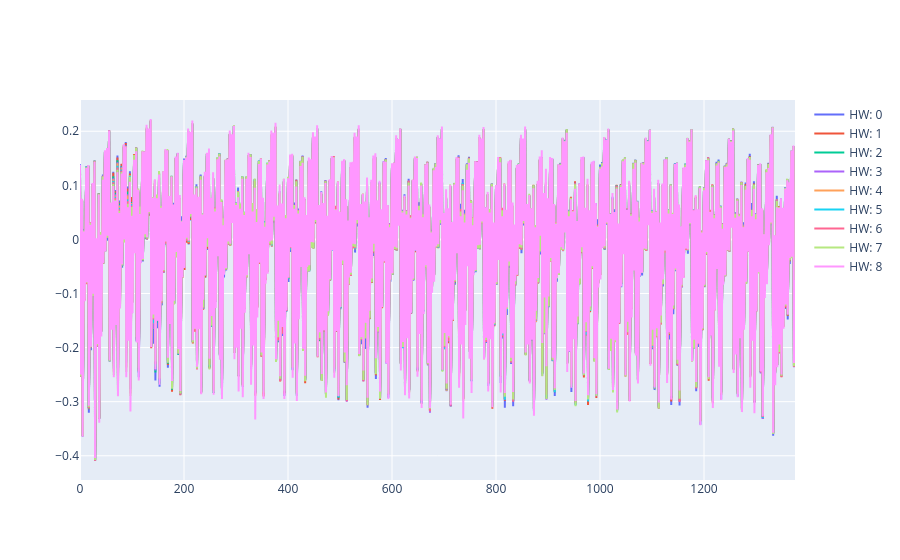

The notebook cell this image was saved under:
### Code cell
# Plot the mean traces
fig = pgo.Figure()
for hw, trace in grouped_data.items():
    fig.add_trace(pgo.Scatter(y=trace, name=f"HW: {hw}"))
fig.show()

### Figure 1 — Plotly figure (JSON) as saved in the notebook; plotly's stock layout.template omitted (floating-point values rounded to 4 significant figures; data arrays with more than 128 entries replaced by an {"elided": "..."} marker saying what was removed)
{"data": [{"name": "HW: 0", "type": "scatter", "y": {"elided": "1376 float values"}}, {"name": "HW: 1", "type": "scatter", "y": {"elided": "1376 float values"}}, {"name": "HW: 2", "type": "scatter", "y": {"elided": "1376 float values"}}, {"name": "HW: 3", "type": "scatter", "y": {"elided": "1376 float values"}}, {"name": "HW: 4", "type": "scatter", "y": {"elided": "1376 float values"}}, {"name": "HW: 5", "type": "scatter", "y": {"elided": "1376 float values"}}, {"name": "HW: 6", "type": "scatter", "y": {"elided": "1376 float values"}}, {"name": "HW: 7", "type": "scatter", "y": {"elided": "1376 float values"}}, {"name": "HW: 8", "type": "scatter", "y": {"elided": "1376 float values"}}], "layout": {}}
